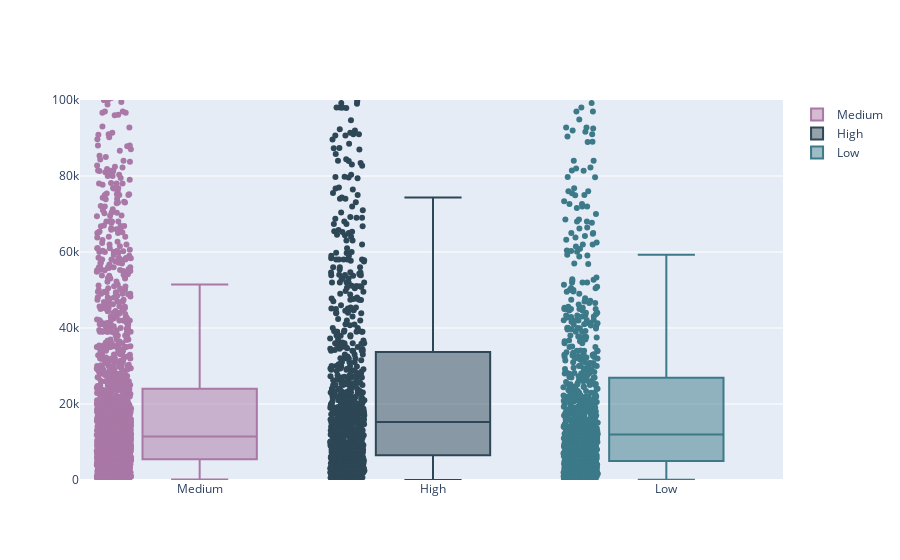

The notebook cell this image was saved under:
### Markdown cell above
Los resultados muestran que las diferencias entre High-Medium son significativas

### Code cell
intDF = patientDF[patientDF['Interest Supplies'] == 'Insumo de Interes']
fig = go.Figure()
colors = {'Low': CATEGORY_PALETTE[0], 'Medium': CATEGORY_PALETTE[3], 'High': CATEGORY_PALETTE[2]}
for group in intDF['Hospital Group'].unique():
  iDF = intDF[intDF['Hospital Group'] == group]
  fig.add_trace(go.Box(y=iDF['Treatment Cost'], name=group, boxpoints='all', marker_color=colors[group]))
fig.update_yaxes(range=[0, 100000])
fig.show()

### Figure 1 — Plotly figure (JSON) as saved in the notebook; plotly's stock layout.template omitted (floating-point values rounded to 4 significant figures; data arrays with more than 128 entries replaced by an {"elided": "..."} marker saying what was removed)
{"data": [{"boxpoints": "all", "marker": {"color": "#AA78A6"}, "name": "Medium", "type": "box", "y": {"elided": "2030 int values"}}, {"boxpoints": "all", "marker": {"color": "#2E4756"}, "name": "High", "type": "box", "y": {"elided": "927 int values"}}, {"boxpoints": "all", "marker": {"color": "#3C7A89"}, "name": "Low", "type": "box", "y": {"elided": "988 int values"}}], "layout": {"yaxis": {"range": [0, 100000]}}}
